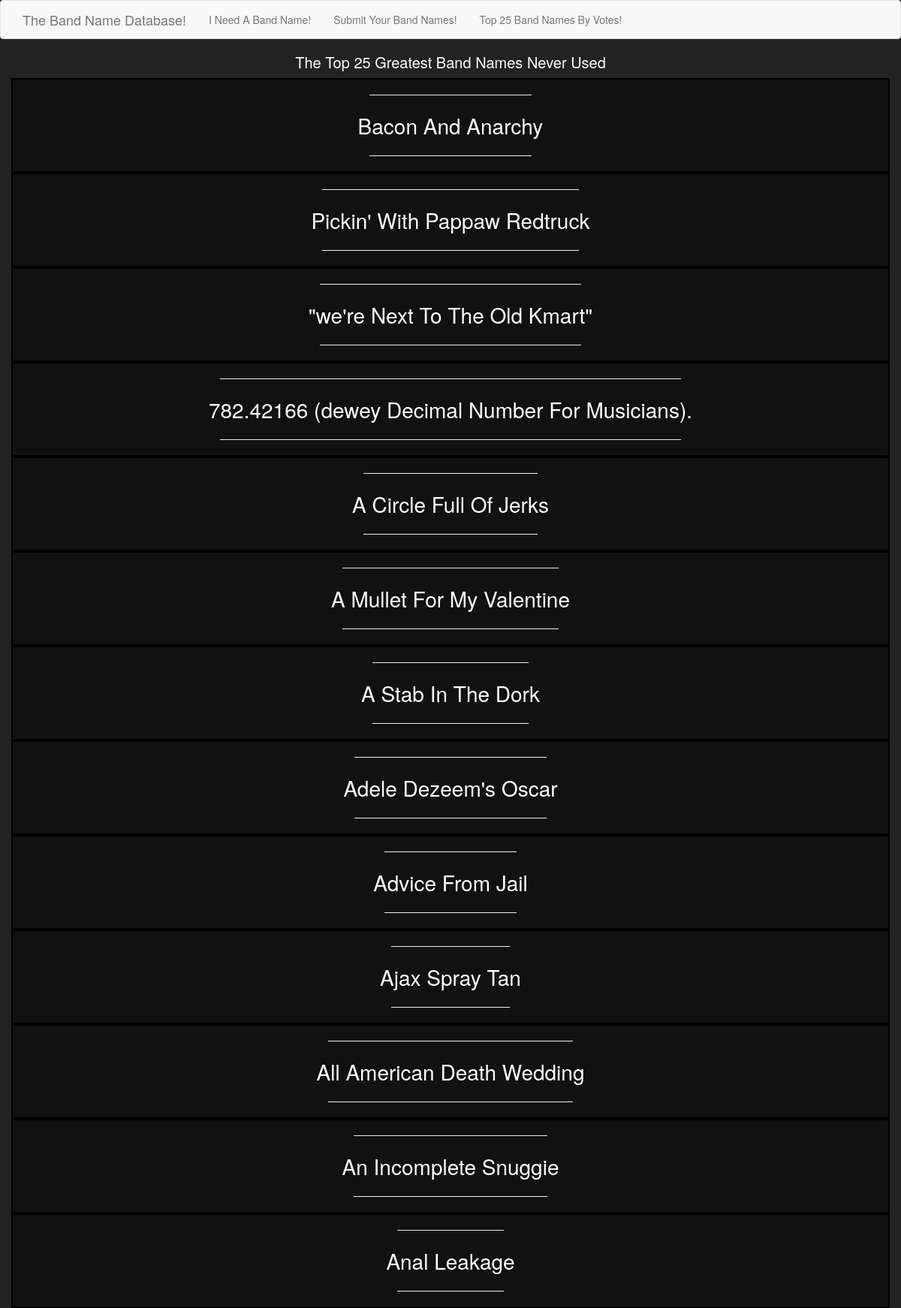
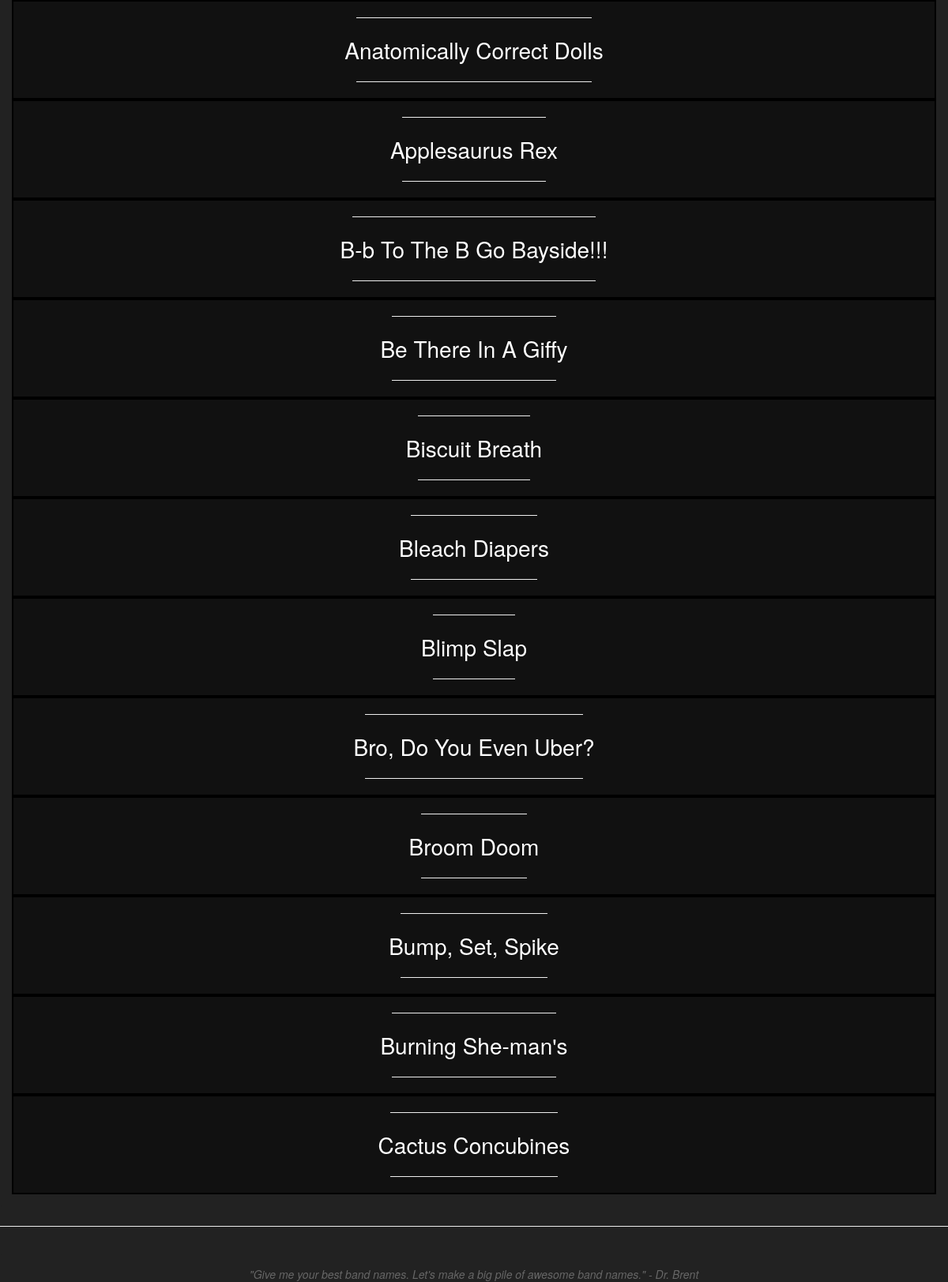
The page /top25 on the database its author committed (2 pictures, top to bottom).
### app/models.py (models this page shows, shortened)
class BandName(db.Model):
    id = db.Column(db.Integer, primary_key=True)
    band_name = db.Column(db.String(256), unique=True)
    submit_date = db.Column(db.DateTime, default=datetime.utcnow)
    votes = db.Column(db.Integer, default=0)
    reports = db.Column(db.Integer, default=0)
    blacklisted = db.Column(db.Boolean, default=False)
    whitelisted = db.Column(db.Boolean, default=True)

### app/main/routes.py (the view)
@bp.route('/top25')
def top25():
    top_scoring_bands = BandName.query.filter(BandName.blacklisted != True).order_by(BandName.votes.desc()).limit(25)
    return render_template('top25.html', title='Top 25 Bands by number of Votes', bands=top_scoring_bands,
                           show_buttons=False)

### app/templates/top25.html
{% extends "base.html" %}
{% import 'bootstrap/wtf.html' as wtf %}
{% block app_content %}
<h3 style="text-align:center;font-size:2.5vh;color:white;">The Top 25 Greatest Band Names Never Used</h3>
{% for band in bands %}
<div class="container-fluid">
    <div class="row" style="
    display:flex;align-items:center;
    opacity:1.0;
    margin:auto;
    background-color:#111;
    border:2px solid black;">
        <div class="container-fluid">
            <hr>
            <div class="row" style="text-align:center;font-size:2em;color:white;">{{ band.band_name }}</div>
            <hr>
        </div>
    </div>
</div>
{% endfor %}
{% endblock %}

### app/templates/base.html (shortened to what this page needs)
{% extends 'bootstrap/base.html' %}
{% block styles %}
{{super()}}
<link rel="stylesheet" href="{{url_for('static', filename='my_style.css')}}">
{% endblock %}
{% block navbar %}
    <nav class="navbar navbar-default">
        <div class="container">
            <div class="navbar-header">
                <a class="navbar-brand" href="{{ url_for('main.random_band') }}">The Band Name Database!</a>
            </div>
            <div class="collapse navbar-collapse" id="bs-example-navbar-collapse-1">
                <ul class="nav navbar-nav">
                    <li><a href="{{ url_for('main.random_band') }}">I Need A Band Name!</a></li>
                    <li><a href="{{ url_for('main.band_names') }}">Submit Your Band Names!</a></li>
                    <li><a href="{{ url_for('main.top25') }}">Top 25 Band Names By Votes!</a></li>
            </div>
        </div>
    </nav>
{% endblock %}
{% block content %}
{% block app_content %}
{% endblock %}
<p style="color:#222">.</p>
<hr>
<p style="color:#222">.</p>
<div class="container-fluid">
    <div class="row" style="text-align:center;"><i style="color:#666">"Give me your best band names. Let's make a big
        pile of awesome band names." - Dr. Brent</i></div>
</div>
{% endblock %}

### app/static/my_style.css (style rules this page uses)
body { background-color: #222; }

### rows shown on the page
BandName: band_name "Bacon And Anarchy"
BandName: band_name "Pickin' With Pappaw Redtruck"
BandName: band_name "\"we're Next To The Old Kmart\""
BandName: band_name "782.42166 (dewey Decimal Number For Musicians)."
BandName: band_name "A Circle Full Of Jerks"
BandName: band_name "A Mullet For My Valentine"
BandName: band_name "A Stab In The Dork"
BandName: band_name "Adele Dezeem's Oscar"
BandName: band_name "Advice From Jail"
BandName: band_name "Ajax Spray Tan"
BandName: band_name "All American Death Wedding"
BandName: band_name "An Incomplete Snuggie"
BandName: band_name "Anal Leakage"
BandName: band_name "Anatomically Correct Dolls"
BandName: band_name "Applesaurus Rex"
BandName: band_name "B-b To The B Go Bayside!!!"
BandName: band_name "Be There In A Giffy"
BandName: band_name "Biscuit Breath"
BandName: band_name "Bleach Diapers"
BandName: band_name "Blimp Slap"
BandName: band_name "Bro, Do You Even Uber?"
BandName: band_name "Broom Doom"
BandName: band_name "Bump, Set, Spike"
BandName: band_name "Burning She-man's"
BandName: band_name "Cactus Concubines"
